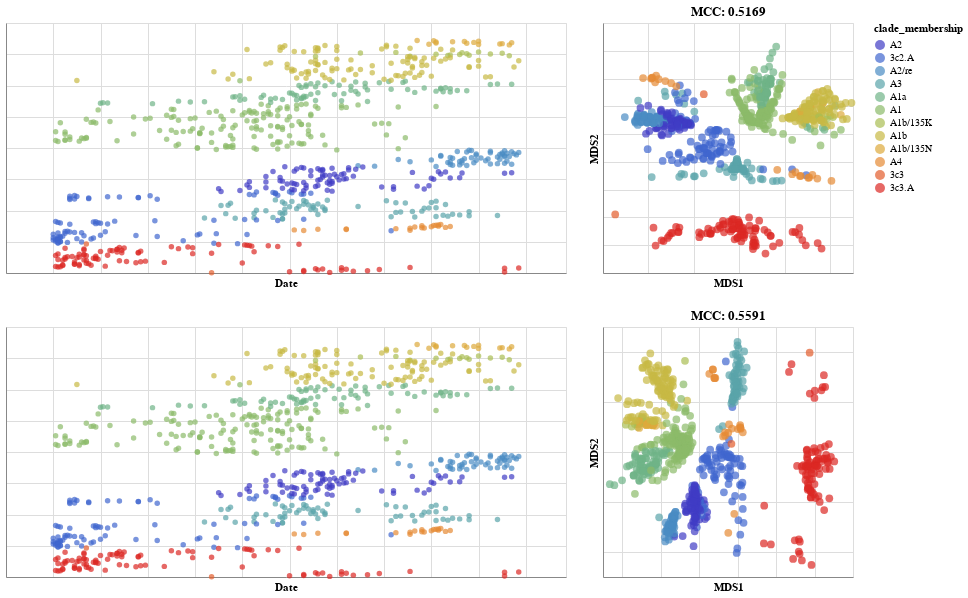

Notebook source saved alongside this figure:
### Code cell
domain =  merged_mds_df_ha["clade_membership"].drop_duplicates().values
range_ = colors[len(domain)-1:len(domain)].dropna(axis=1).values.tolist()[0]
list_of_chart_ha = linking_tree_with_plots_brush(merged_mds_df_ha,['mds1','mds2'],["MDS1", "MDS2"], 'clade_membership:N', ['strain','clade_membership'], domain, range_)
chart_ha = list_of_chart_ha[0]|list_of_chart_ha[1].properties(title="MCC: " + str(round(matthews_cc_val_ha,4)))
domain =  merged_mds_df_concatenated["clade_membership"].drop_duplicates().values
range_ = colors[len(domain)-1:len(domain)].dropna(axis=1).values.tolist()[0]
list_of_chart_concatenated = linking_tree_with_plots_brush(merged_mds_df_concatenated,['mds1','mds2'],["MDS1", "MDS2"], 'clade_membership:N', ['strain','clade_membership'], domain, range_)
chart_concat = list_of_chart_concatenated[0]|list_of_chart_concatenated[1].properties(title="MCC: " + str(round(matthews_cc_val_concatenated,4)))
chart_total = alt.vconcat(chart_ha, chart_concat)
chart_total

### Figure 1 — Vega-Lite specification as saved in the notebook (floating-point values rounded to 4 significant figures; data arrays with more than 128 entries replaced by an {"elided": "..."} marker saying what was removed)
{"config": {"view": {"continuousWidth": 400, "continuousHeight": 300}}, "vconcat": [{"hconcat": [{"mark": "circle", "encoding": {"color": {"condition": {"type": "nominal", "field": "clade_membership", "scale": {"domain": ["A2", "3c2.A", "A2/re", "A3", "A1a", "A1", "A1b/135K", "A1b", "A1b/135N", "A4", "3c3", "3c3.A"], "range": ["#403CC5", "#4067CF", "#4A8BC3", "#5AA4A9", "#6FB488", "#8BBB69", "#A9BD53", "#C7B944", "#DDA93C", "#E68A35", "#E35C2C", "#DB2823"]}, "selection": "selector013"}, "value": "gray"}, "tooltip": [{"type": "nominal", "field": "strain"}, {"type": "nominal", "field": "clade_membership"}], "x": {"type": "quantitative", "axis": {"labels": false, "ticks": false}, "field": "date", "scale": {"domain": [2016.0, 2018.0]}, "title": "Date"}, "y": {"type": "quantitative", "axis": {"labels": false, "ticks": false}, "field": "y", "title": ""}}, "height": 250, "selection": {"selector013": {"type": "interval", "resolve": "global"}}, "width": 560}, {"mark": {"type": "circle", "size": 60}, "encoding": {"color": {"condition": {"type": "nominal", "field": "clade_membership", "scale": {"domain": ["A2", "3c2.A", "A2/re", "A3", "A1a", "A1", "A1b/135K", "A1b", "A1b/135N", "A4", "3c3", "3c3.A"], "range": ["#403CC5", "#4067CF", "#4A8BC3", "#5AA4A9", "#6FB488", "#8BBB69", "#A9BD53", "#C7B944", "#DDA93C", "#E68A35", "#E35C2C", "#DB2823"]}, "selection": "selector013"}, "value": "gray"}, "tooltip": [{"type": "nominal", "field": "strain"}, {"type": "nominal", "field": "clade_membership"}], "x": {"type": "quantitative", "axis": {"labels": false, "ticks": false}, "field": "mds1", "title": "MDS1"}, "y": {"type": "quantitative", "axis": {"labels": false, "ticks": false}, "field": "mds2", "title": "MDS2"}}, "height": 250, "selection": {"selector013": {"type": "interval", "resolve": "global"}}, "title": "MCC: 0.5169", "width": 250}], "data": {"name": "data-4ce96d5ce8a846ee7b32fcba8353338c"}}, {"hconcat": [{"mark": "circle", "encoding": {"color": {"condition": {"type": "nominal", "field": "clade_membership", "scale": {"domain": ["A2", "3c2.A", "A2/re", "A3", "A1a", "A1", "A1b/135K", "A1b", "A1b/135N", "A4", "3c3", "3c3.A"], "range": ["#403CC5", "#4067CF", "#4A8BC3", "#5AA4A9", "#6FB488", "#8BBB69", "#A9BD53", "#C7B944", "#DDA93C", "#E68A35", "#E35C2C", "#DB2823"]}, "selection": "selector014"}, "value": "gray"}, "tooltip": [{"type": "nominal", "field": "strain"}, {"type": "nominal", "field": "clade_membership"}], "x": {"type": "quantitative", "axis": {"labels": false, "ticks": false}, "field": "date", "scale": {"domain": [2016.0, 2018.0]}, "title": "Date"}, "y": {"type": "quantitative", "axis": {"labels": false, "ticks": false}, "field": "y", "title": ""}}, "height": 250, "selection": {"selector014": {"type": "interval", "resolve": "global"}}, "width": 560}, {"mark": {"type": "circle", "size": 60}, "encoding": {"color": {"condition": {"type": "nominal", "field": "clade_membership", "scale": {"domain": ["A2", "3c2.A", "A2/re", "A3", "A1a", "A1", "A1b/135K", "A1b", "A1b/135N", "A4", "3c3", "3c3.A"], "range": ["#403CC5", "#4067CF", "#4A8BC3", "#5AA4A9", "#6FB488", "#8BBB69", "#A9BD53", "#C7B944", "#DDA93C", "#E68A35", "#E35C2C", "#DB2823"]}, "selection": "selector014"}, "value": "gray"}, "tooltip": [{"type": "nominal", "field": "strain"}, {"type": "nominal", "field": "clade_membership"}], "x": {"type": "quantitative", "axis": {"labels": false, "ticks": false}, "field": "mds1", "title": "MDS1"}, "y": {"type": "quantitative", "axis": {"labels": false, "ticks": false}, "field": "mds2", "title": "MDS2"}}, "height": 250, "selection": {"selector014": {"type": "interval", "resolve": "global"}}, "title": "MCC: 0.5591", "width": 250}], "data": {"name": "data-0d2ed39fa1e6f8e3599c7d6e4df7adc3"}}], "$schema": "https://vega.github.io/schema/vega-lite/v4.8.1.json", "datasets": {"data-4ce96d5ce8a846ee7b32fcba8353338c": {"elided": "744 records"}, "data-0d2ed39fa1e6f8e3599c7d6e4df7adc3": {"elided": "744 records"}}}
